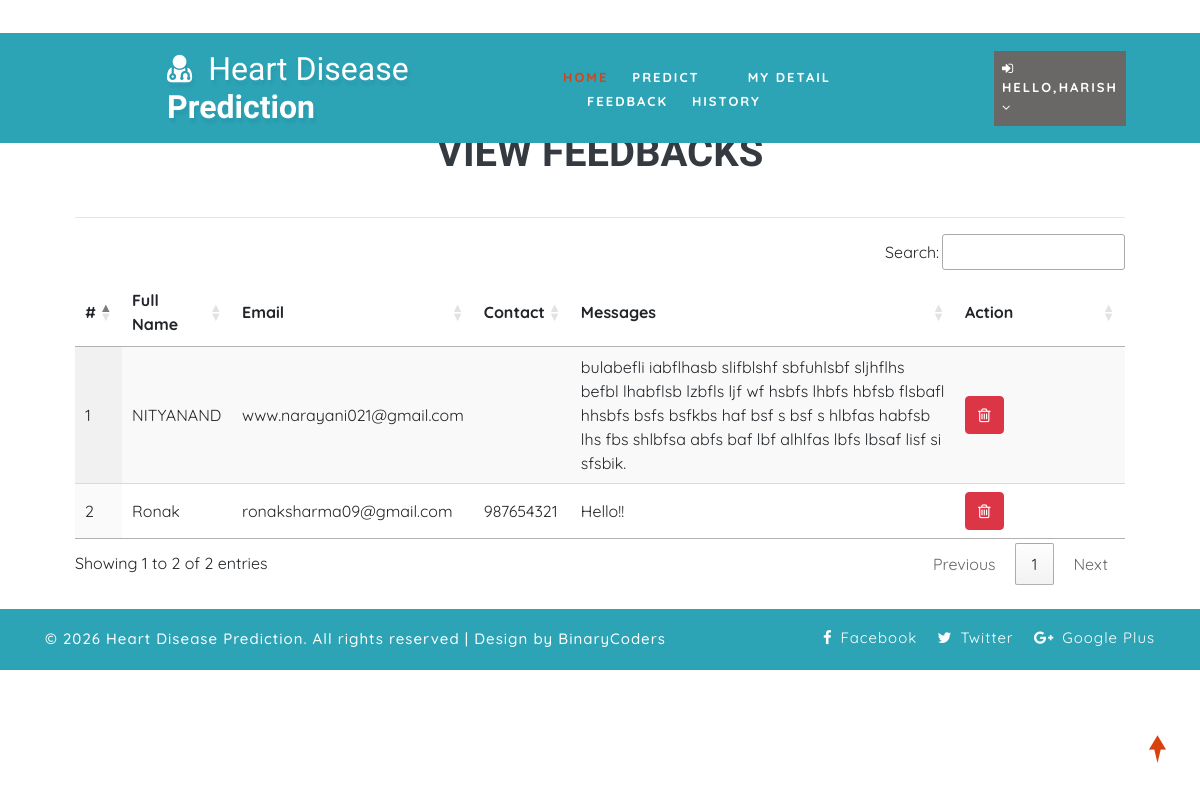
The app's page /view_feedback (signed in) with its own data.
### health/models.py (models this page shows, shortened)
class Feedback(models.Model):
    user = models.ForeignKey(User, on_delete=models.CASCADE, null=True)
    messages = models.TextField(null=True)
    date = models.DateField(auto_now=True)

class Patient(models.Model):
    user = models.ForeignKey(User, on_delete=models.CASCADE, null=True)
    contact = models.CharField(max_length=100, null=True)
    address = models.CharField(max_length=100, null=True)
    dob = models.DateField(null=True)
    image = models.FileField(null=True)

### health/views.py (the view)
# urls.py: path('view_feedback', View_Feedback,name="view_feedback"),
@login_required(login_url="login")
def View_Feedback(request):
    dis = Feedback.objects.all()
    d = {'dis':dis}
    return render(request,'view_feedback.html',d)

### health/templates/view_feedback.html
{% extends 'index.html' %}
{% load static %}
{% block body %}
<div class="container-fluid" style="width:90%;margin-top:8%">
                    <div class="container-fluid">
                        <h1 align="center" class="w3ls-title text-uppercase text-dark font-weight-bold">View Feedbacks</h1><br>
                         </div><hr>
                                <table id="example" class="display" style="width:100%">
                                  <thead>
                                    <tr>
                                      <th>#</th>
                                      <th>Full Name</th>
                                      <th>Email</th>
                                      <th>Contact</th>
                                      <th>Messages</th>
                                      <th>Action</th>
                                  </tr>
                              </thead>
                              <tbody>
                              {% for i in dis %}
                                <tr>
                                  <td>{{forloop.counter}}</td>
                                  <td>{{i.user.first_name}} {{i.user.user.last_name}}</td>
                                  <td>{{i.user.email}}</td>
                                  <td>{{i.user.patient_set.all.0.contact}}</td>
                                  <td>{{i.messages}}</td>
                                  <td style="width:150px">
                                      <a href="{% url 'delete_feedback' i.id %}" ><button class="btn btn-danger" onclick="return confirm('Are you sure?')"><i class="fa fa-trash-o"></i></button></a></td>
                              </tr>
                              {% endfor %}
                          </tbody>
                      </table>
                  </div>
{% endblock %}

### health/templates/index.html (shortened to what this page needs)
<!DOCTYPE html>
{% load static %}
<html lang="zxx">
<head>
	<link rel="stylesheet" href="{% static 'css/bootstrap.css' %}">
	<link href="{% static 'css/css_slider.css' %}" type="text/css" rel="stylesheet" media="all">
	<link rel="stylesheet" href="{% static 'css/style.css' %}" type="text/css" media="all" />
	<link href="{% static 'css/font-awesome.min.css' %}" rel="stylesheet">
<link rel='stylesheet' type='text/css' href="https://cdn.datatables.net/1.10.21/css/jquery.dataTables.min.css">
<link rel='stylesheet' type='text/css' href="https://cdn.datatables.net/buttons/1.6.2/css/buttons.dataTables.min.css">
</head>
<body>
	<div id="home" style="margin-bottom:2%">
		<header>
			<div class="top-bar py-3">
				<div class="container">
					<div class="row">
						<div class="col-xl-7 col-lg-6 col-md-4 top-social-agile text-md-right text-center mt-md-0 mt-2">
							<div class="row">
								<div class="col-xl-3 col-lg-4 col-6 top-w3layouts p-md-0 text-right">
								</div>
								<div class="col-xl-3 col-lg-4 col-6 header-w3layouts text-md-right text-left">
								</div>
							</div>
						</div>
					</div>
				</div>
			</div>
		</header>
		<div class="main-top" style="background:rgb(44, 164, 182)">
			<div class="container-fluid">
				<div class="header d-md-flex justify-content-between align-items-center py-3">
					<div id="logo" style="margin-left:13%">
						<h1>
							<a href="index.html">
								<span class="fa fa-user-md mr-2"></span>
								<span class="logo-sp">Heart Disease</span> Prediction
							</a>
						</h1>
					</div>
					{% if request.user.is_staff %}
					<div class="nav_w3ls" style="margin-right:4%">
						<nav>
							<label for="drop1" class="toggle">Menu</label>
							<input type="checkbox" id="drop1" />
							<ul class="menu" style="padding:15px;width:100%">
								<li class="mx-lg-4 mx-md-3 my-md-0 my-2"><a href="{% url 'admin_home' %}" >Home</a></li>
								<li>
									<label for="drop-2" class="toggle toogle-2"> <span class="fa fa-angle-down" aria-hidden="true"></span>
									</label>
									<a href="#"> Doctor <span class="fa fa-angle-down" aria-hidden="true"></span></a>
									<ul style="margin-top:2%;width:40%;margin-right:0%">
										<li style="width:100%;"><a href="/add_doctor" class="drop-text">Add Doctor</a></li>
										<li style="width:100%;"><a href="/view_doctor" class="drop-text">View Doctor</a></li>
									</ul>
								</li>
								<li class="mx-lg-4 mx-md-3 my-md-0 my-2"><a href="/view_patient">Patient</a></li>
								<li class="mx-lg-4 mx-md-3 my-md-0 my-2">
									<a href="/view_search_pat">Searched Data</a></li>
								<li><a href="/view_feedback">Feedback</a></li>
							</ul>
						</nav>
					</div>
					<div class="nav_w3ls" style="margin-right:3%">
						<nav>
							<label for="drop2" class="toggle">Menu</label>
							<input type="checkbox" id="drop2" />
							<ul class="menu">
								<li class="mx-lg-4 mx-md-3 my-md-0 my-2" style="background:red;padding:8px">
									<label for="drop-2" class="toggle toogle-2"> <span class="fa fa-angle-down" aria-hidden="true"></span>
									</label>
									<a href="#"><i class="fa fa-user"></i> {{request.user.username}} <span class="fa fa-angle-down" aria-hidden="true"></span></a>
									<ul style="margin-top:10%;width:80%;margin-right:5%">
										<li style="width:100%;"><a href="{% url 'change_password' %}" class="drop-text">Password</a></li>
										<li style="width:100%;"><a href="{% url 'logout' %}" class="drop-text">Logout</a></li>
									</ul>
								</li>
							</ul>
						</nav>
					</div>
					{% elif request.user.patient_set.all.0 %}
					<div class="nav_w3ls" style="margin-left:5%;font-weight:bold">
						<nav>
							<ul class="menu" style="padding:15px;width:100%">
								<li><a href="{% url 'patient_home' %}" class="active">Home</a></li>
								<li class="mx-lg-4 mx-md-3 my-md-0 my-2"><a href="/add_heartdetail">Predict</a></li>
								<li class="mx-lg-4 mx-md-3 my-md-0 my-2"><a href="/profile_doctor">My Detail</a></li>
								<li class="mx-lg-4 mx-md-3 my-md-0 my-2"><a href="/sent_feedback">Feedback</a></li>
								<li><a href="/view_search_pat">History</a></li>
							</ul>
						</nav>
					</div>
					<div class="nav_w3ls" style="margin-right:3%">
						<nav>
							<ul class="menu">
								<li class="mx-lg-4 mx-md-3 my-md-0 my-2" style="background:#6a6767;padding:8px">
									<a href="#"><i class="fa fa-sign-in"></i> Hello,{{request.user.username}} <span class="fa fa-angle-down" aria-hidden="true"></span></a>
								</li>
							</ul>
						</nav>
					</div>
					{% endif %}
				</div>
			</div>
		</div>
		{% block body %}
		{% endblock %}
	</div>
	<div class="copy-w3pvt" style="background:rgb(44, 164, 182);color:white">
		<div class="container py-3">
			<div class="row">
				<div class="col-lg-7 w3ls_footer_grid1_left text-lg-left text-center">
					<p style="color:white">&copy; 2026 Heart Disease Prediction. All rights reserved | Design by BinaryCoders</a>
					</p>
				</div>
				<div class="col-lg-5 w3ls_footer_grid_left1_pos text-lg-right text-center mt-lg-0 mt-2">
					<ul style="color:white">
						<li>
							<a href="#" style="color:white" class="facebook">
								<span class="fa fa-facebook-f mr-2"></span>Facebook</a>
						</li>
						<li class="mx-3">
							<a href="#" style="color:white" class="twitter">
								<span class="fa fa-twitter mr-2"></span>Twitter</a>
						</li>
						<li>
							<a href="#" style="color:white" class="google">
								<span class="fa fa-google-plus mr-2"></span>Google Plus</a>
						</li>
					</ul>
				</div>
			</div>
		</div>
	</div>
	<a href="#home" style="color:white" class="move-top text-center"></a>
</body>
</html>

### health/static/css/style.css (style rules this page uses)
body { padding: 0; margin: 0; background: #FFF; font-family: 'Quicksand', sans-serif; }
body a, body button { transition: 0.5s all; -webkit-transition: 0.5s all; -moz-transition: 0.5s all; -o-transition: 0.5s all; -ms-transition: 0.5s all; text-decoration: none; }
html { scroll-behavior: smooth; }
h1, h2, h3, h4, h5, h6 { margin: 0; padding: 0; font-family: 'Mukta', sans-serif; }
p { margin: 0; padding: 0; font-size: 15px; letter-spacing: 1px; line-height: 1.9; color: #999; font-family: 'Quicksand', sans-serif; }
ul, ol { margin: 0; padding: 0; }
a.move-top { width: 34px; height: 34px; background: url(../images/move-top.png) no-repeat; display: inline-block; position: fixed; bottom: 4%; right: 2%; z-index: 0; }
#home { position: relative; }
.main-top { position: absolute; z-index: 999; width: 100%; background: rgba(0, 0, 0, 0.4); }
nav { margin: 0; padding: 0; }
#logo a { float: left; display: initial; font-weight: 700; font-size: 32px; color: #fff; text-shadow: 2px 5px 3px rgba(0, 0, 0, 0.06); padding: 0; }
span.logo-sp { font-weight: 100; }
nav:after { content: ""; display: table; clear: both; }
nav ul { float: right; padding: 0; margin: 0; list-style: none; position: relative; }
nav ul li { margin: 0px; display: inline-block; float: left; }
nav a { padding: 0; color: #fff; font-size: 13px; letter-spacing: 2px; font-weight: 700; text-transform: uppercase; display: inline-block; transition: 0.5s all; -webkit-transition: 0.5s all; -moz-transition: 0.5s all; -o-transition: 0.5s all; -ms-transition: 0.5s all; }
.menu li a.active, .menu li a:hover { color: #2196f3; transition: 0.5s all; -webkit-transition: 0.5s all; -moz-transition: 0.5s all; -o-transition: 0.5s all; -ms-transition: 0.5s all; color: #d84315; }
li>a:only-child:after { content: ''; }
.w3ls_footer_grid_left1_pos ul li, ul.list-part li { display: inline-block; }
.w3ls_footer_grid_left1_pos ul li a { color: #000; text-decoration: none; letter-spacing: 1px; font-size: 15px; }
.w3ls_footer_grid1_left p { color: #484848; font-weight: 500; }

### records on screen
Feedback: user.first_name "NITYANAND", user.email "www.narayani021@gmail.com", messages "bulabefli iabflhasb slifblshf sbfuhlsbf sljhflhs befbl lhabflsb lzbfls ljf wf hsbfs lhbfs hbfsb flsbafl hhsbfs bsfs bsfkbs haf bsf s bsf s hlbfas habfsb lhs fbs shlbfsa abfs baf lbf alhlfas lbfs lbsaf lisf si sfsbik."
Feedback: user.first_name "Ronak", user.email "ronaksharma09@gmail.com", user.patient_set.all.0.contact "987654321", messages "Hello!!"

### other values on screen
{{ request.user.username }} "HARISH"
